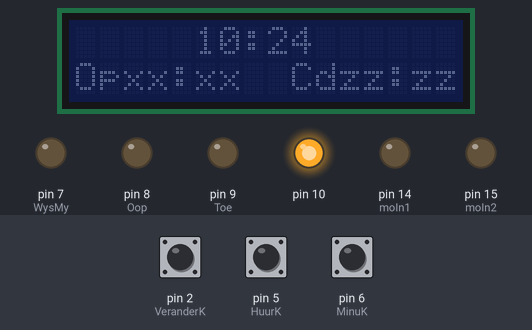
This sketch was run on a simulated Arduino Uno, built with avr-gcc and run on an emulated ATmega328P. Shown: 16×2 character LCD, output pins drawn as LEDs (lit = HIGH). The inputs (shaded band) are chosen by the test bench; at power-on: pin 2 (VeranderK) HIGH, pin 5 (HuurK) HIGH, pin 6 (MinuK) HIGH. The local clock reads 2024-03-15 10:24:30 at power-on unless the sketch sets it.

Above: at 3.3 s.
3.4 s: pin 2 (VeranderK) pulsed LOW 5 times (0.12 s each, 0.3 s apart)
At 5.4 s:
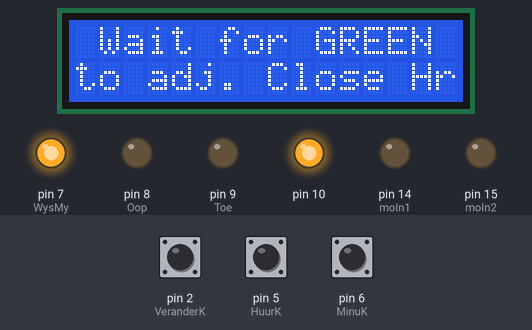
6.4 s: pin 2 (VeranderK) pulled LOW for 0.15 s
At 8.2 s:
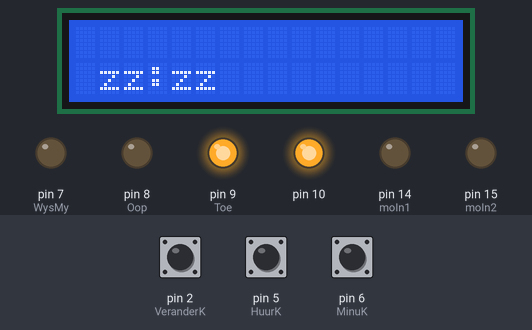
9.5 s: pin 5 (HuurK) pulled LOW for 3.2 s
At 13.2 s:
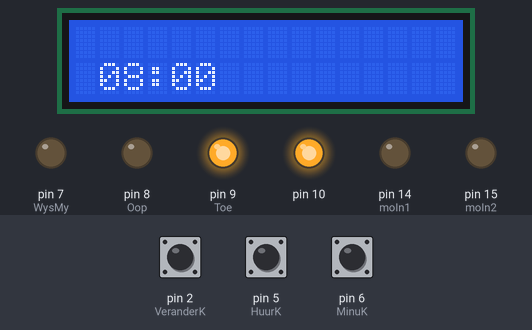
14.2 s: pin 2 (VeranderK) pulled LOW for 1 s
At 15.8 s:
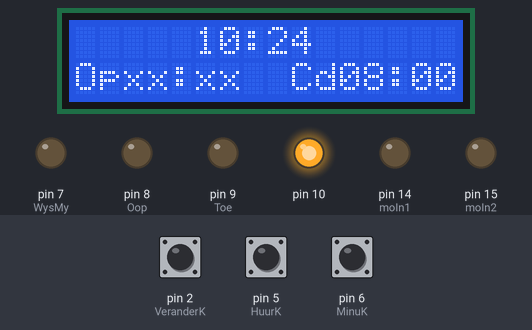
16.7 s: pin 2 (VeranderK) pulsed LOW 5 times (0.12 s each, 0.3 s apart)
At 19.0 s:
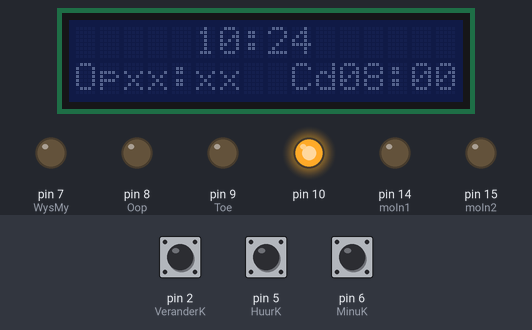
21.2 s: pin 2 (VeranderK) pulled LOW for 0.15 s
At 22.6 s:
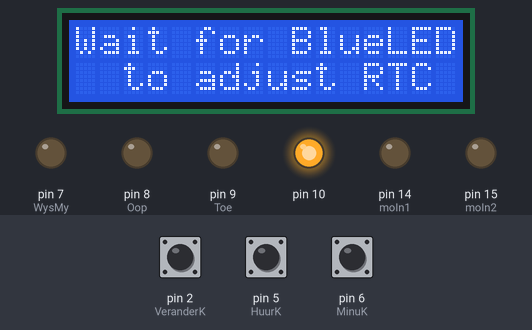
Timing chart, 0 to 24.0 s (numbered marks = the images above; inputs shaded):
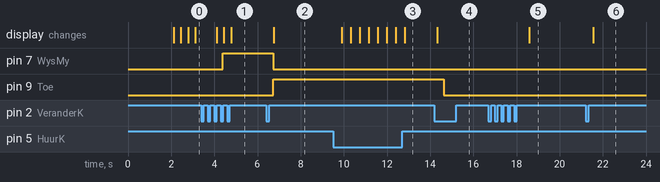

The sketch:

TimeControlledBlinds.ino
```cpp
#include "Adafruit_VL53L0X.h"
#include <DS3231.h>
#include <string.h>
#include <SPI.h>
#include <Wire.h>
#include <LiquidCrystal_I2C.h>
LiquidCrystal_I2C lcd = LiquidCrystal_I2C(0x27, 16, 2);
DS3231  rtc(A4, A5);
Time t;
Adafruit_VL53L0X lox = Adafruit_VL53L0X();
/////////////////////////////////////////////////////////////////
const int VeranderK = 2;
const int HuurK     = 5;
const int MinuK     = 6;
const int WysMy     = 7;
const int Oop       = 8;
const int Toe       = 9;
int moIn1           = 14;
int moIn2           = 15;

int hour;
int min;
String clock;
int number;
int count=0;
int Optime;
int Cltime;
int CBass;
int ZBass;
int DBcount=0;
String Horiz="xx:xx";
String Verti="zz:zz";
////////////////////////////////////////////////////////////////////////
void WieIsJouPa(){
count ++;
DBcount=(count);
if(count>21){
  count=0;
  DBcount=0;
}}
///////////////////////////////////////////////////////////////////////////
void setup() {
attachInterrupt(digitalPinToInterrupt(VeranderK),WieIsJouPa,CHANGE);
lox.begin(0x29);
SPI.begin();
Wire.begin();
lcd.begin();
lcd.backlight();
lcd.clear();
lcd.setCursor(0, 0);
lcd.print("Time Controlled");
lcd.setCursor(0, 1);
lcd.print("     BLINDS     ");
delay(2000);
lcd.clear();
	pinMode(VeranderK, INPUT_PULLUP);
	pinMode(HuurK, INPUT_PULLUP);
	pinMode(MinuK, INPUT_PULLUP);
  pinMode(WysMy,OUTPUT);
  pinMode(moIn1,OUTPUT);
  pinMode(moIn2,OUTPUT);
  pinMode(Oop,OUTPUT);
  pinMode(Toe,OUTPUT);
  String Horiz="";
  String Verti="";
  rtc.begin();
  digitalWrite(moIn1,LOW);
  digitalWrite(moIn2,LOW);
}
void OpenTime(){
while(clock==Horiz){
digitalWrite(Toe,LOW);
digitalWrite(WysMy,LOW);
digitalWrite(Oop,LOW);
DisplayOly();
lox.begin(0x29);
VL53L0X_RangingMeasurementData_t measure;
lox.rangingTest(&measure, false);
if (measure.RangeStatus != 4) {
if (measure.RangeStatus>=8190){
digitalWrite(moIn1,LOW);
digitalWrite(moIn2,LOW);}
if((measure.RangeMilliMeter)<=40){
digitalWrite(moIn1,LOW);
digitalWrite(moIn2,HIGH);}
else if((measure.RangeMilliMeter)>=50){
  digitalWrite(moIn1,LOW);
digitalWrite(moIn2,LOW);}
}}}
///////////////////////////////////////////////////////////////////
void CloseTime(){
while(clock==Verti){
digitalWrite(Toe,LOW);
digitalWrite(WysMy,LOW);
digitalWrite(Oop,LOW);
DisplayOly();
lox.begin(0x29);
VL53L0X_RangingMeasurementData_t measure;
lox.rangingTest(&measure, false);
if (measure.RangeStatus != 4) {
if (measure.RangeStatus ==8190){
digitalWrite(moIn1,LOW);
digitalWrite(moIn2,LOW);}
if((measure.RangeMilliMeter)>=50){
digitalWrite(moIn1,HIGH);
digitalWrite(moIn2,LOW);}
else if((measure.RangeMilliMeter)<=40){
  digitalWrite(moIn1,LOW);
digitalWrite(moIn2,LOW);}
}}}
///////////////////////////////////////////////////////////////////
void DisplayOly(){
lcd.clear();
lcd.setCursor(5, 0);
lcd.print(clock);
lcd.setCursor(0,1);
lcd.print("Op");
lcd.setCursor(2,1);
lcd.print(Horiz);
lcd.setCursor(9,1);
lcd.print("Cd");
lcd.setCursor(11,1);
lcd.print(Verti);
if ((hour<=9) && (min>9)){
clock = '0' + String(hour) +':'+ String(min);
}
else if ((min<=9) && (hour>9)){
clock = String(hour) +':'+ '0' + String(min);
}
else if ((hour<=9) && (min<=9)){
clock = '0' + String(hour) + ':'+'0' + String(min);
}
else{
clock = String(hour) +':'+ String(min);
}
t = rtc.getTime();
hour = t.hour;
min = t.min;
delay(300);}
//////////////////////////////////////////////////////////////////////////////////
void loop()
{
DisplayOly();
if(Horiz==Verti){
lcd.backlight();
lcd.clear();
lcd.setCursor(0, 0);
lcd.print("Open & Close Hrs");
lcd.setCursor(0, 1);
lcd.print("match - adj.Open");
digitalWrite(moIn1,LOW);
digitalWrite(moIn2,LOW);
DBcount=9;
delay(1200);}
if(Horiz==Verti&&Verti==clock){
lcd.backlight();
lcd.clear();
lcd.setCursor(0, 0);
lcd.print("Open & Close Hrs");
lcd.setCursor(0, 1);
lcd.print("  times cleared ");
digitalWrite(moIn1,LOW);
digitalWrite(moIn2,LOW);
Horiz="xx:xx";
Verti="zz:zz";
DBcount=9;
delay(1200);}
if(clock==Horiz){
OpenTime();}
if(clock==Verti){
CloseTime();
}
digitalWrite(moIn1,LOW);
digitalWrite(moIn2,LOW);
digitalWrite(Toe,LOW);
digitalWrite(WysMy,LOW);
digitalWrite(Oop,LOW);
DisplayOly();                                    //Standby mode
while (DBcount>0&&DBcount<=4){
DisplayOly();
OpenTime();
CloseTime();
lcd.noBacklight();
}
while(DBcount==5){                             //Setting RTC
lcd.backlight();
lcd.clear();
lcd.setCursor(0, 0);
lcd.print("Wait for BlueLED");
lcd.setCursor(1, 1);
lcd.print(" to adjust RTC  ");
  delay(300);
}
while (DBcount>=5&&DBcount<=7){
lcd.backlight();
lcd.clear();
DisplayOly();
        digitalWrite(WysMy,HIGH);
        digitalWrite(Oop,LOW);
        digitalWrite(Toe,LOW);
  if (digitalRead(HuurK) == LOW){
    delay(300);
      if (hour>22){
        hour=0;
      }
      else{
        hour++;
      }
   rtc.setTime(hour, min, 0);
  }
      if (digitalRead(MinuK) == LOW){
        delay(300);
      if (min>58){
        min=0;
      }
      else{
        min++;
      }   }
      rtc.setTime(hour, min, 0);
  t = rtc.getTime();
  hour = t.hour;
  min = t.min;
}
while(DBcount==8){         // Setting the open time
lcd.backlight();
lcd.clear();
lcd.setCursor(0, 0);
lcd.print("Wait for RED LED");
lcd.setCursor(1, 1);
lcd.print("to adj. OPEN hr ");
  delay(300);
}
 while((DBcount>=8&&DBcount<=10)){
  lcd.clear();
  digitalWrite(Oop,HIGH);
  digitalWrite(WysMy,LOW);
  digitalWrite(Toe,LOW);
  lcd.setCursor(1,1);
  lcd.print("oo:--");
  lcd.setCursor(1,1);
  lcd.print(Horiz);
  delay(100);
  if (digitalRead(HuurK) == LOW){
    delay(300);
  if (Optime>22){
  Optime=0;}
  else{
  Optime++;
CBass=Optime;}
  if (CBass<10){
   Horiz ='0'+String(CBass)+ ':'+'0'+'0';
  }
  else if(CBass>10){ Horiz =String(CBass) + ':'+'0'+'0';
  lcd.print(Horiz);
  delay(100);
 }}}
while(DBcount==11){               //Setting the close time
   lcd.setCursor(0,0);
  lcd.print(" Wait for GREEN ");
   lcd.setCursor(0,1);
  lcd.print("to adj. Close Hr");
  delay(300);
}
while((DBcount>=11&&DBcount<=13)){
lcd.clear();
lcd.backlight();
digitalWrite(Toe,HIGH);
digitalWrite(WysMy,LOW);
digitalWrite(Oop,LOW);
lcd.setCursor(1,1);
lcd.print("--:oo");
lcd.setCursor(1,1);
lcd.print(Verti);
delay(100);
if (digitalRead(HuurK) == LOW){
    delay(300);
  if (Cltime>22){
  Cltime=0;}
  else{
  Cltime++;
ZBass=Cltime;}
  if (ZBass<10){
   Verti ='0'+String(ZBass)+ ':'+'0'+'0';
  }
  else if(ZBass>10){ Verti =String(ZBass) + ':'+'0'+'0';
  lcd.print(Verti);
  delay(100);
}}}}
//////////////////////////////////////////////////////////////////////////////////////////////////
```

Measured:
- after the input at 3.4 s, pin 7 (WysMy): LOW → HIGH after 1.0 s; the display: first changes after 0.70 s (image 1 shows a later state)
- after the input at 6.4 s, pin 7 (WysMy): HIGH → LOW after 0.33 s; pin 9 (Toe): LOW → HIGH after 0.33 s; the display: changes after 0.34 s (image 2)
- after the input at 9.5 s, the display: first changes after 0.41 s (image 3 shows a later state)
- after the input at 14.2 s, pin 9 (Toe): HIGH → LOW after 0.43 s; the display: changes after 0.13 s (image 4)
- after the input at 16.7 s, the display: changes after 1.9 s (image 5)
- after the input at 21.2 s, the display: changes after 0.36 s (image 6)
